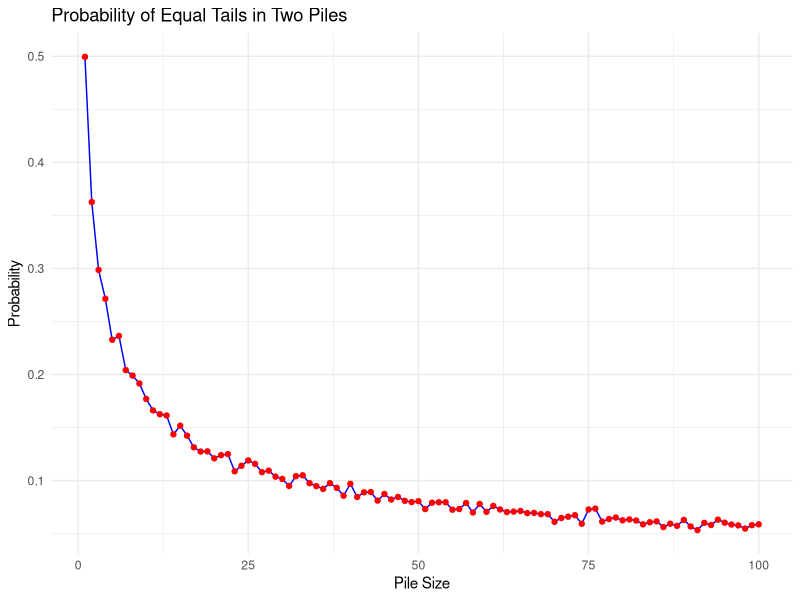

This chart was generated by the following R code:
## ---- chunk 1
# Simulate flipping two piles of coins and checking if 
# the number of tails match
library(purrr)

# Outcome space of a coin flip
# 0 -> heads
# 1 -> tails
coin_flip <- c(0, 1)

# Function to simulate flipping two piles and checking
# if they match in tails
flip_coins <- function(pile_size) {
  left_pile <- sample(coin_flip, size = pile_size, replace = TRUE)
  right_pile <- sample(coin_flip, size = pile_size, replace = TRUE)
  
  
  # Return 1 if match, 0 otherwise
  tails_match <- ifelse(sum(left_pile) == sum(right_pile), 1, 0)
  return (tails_match)
}
## ---- chunk 2
coin_simulation <- function(pile_size, num_iterations) {
  results <- map_dbl(c(1:num_iterations), ~flip_coins(pile_size = pile_size)) 
  probability_same_tails <- mean(results)
  return(probability_same_tails)
}

coin_simulation(50, 100000)
## ---- chunk 3
library(ggplot2)

pile_size <- (1:100)

results_100 <- map_dbl(pile_size, coin_simulation, num_iterations = 5000)
results_df <- data.frame(pile_size = pile_size, probability = results_100)


ggplot(results_df, aes(x = pile_size, y = probability)) +
  geom_line(color = "blue") +
  geom_point(color = "red") +
  labs(
    title = "Probability of Equal Tails in Two Piles",
    x = "Pile Size",
    y = "Probability"
  ) +
  theme_minimal()
